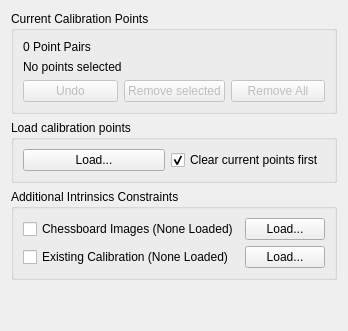
      <widget class="QWidget" name="points_tab">
       <property name="layoutDirection">
        <enum>Qt::LeftToRight</enum>
       </property>
       <attribute name="title">
        <string>Calibration Points</string>
       </attribute>
       <layout class="QGridLayout" name="gridLayout_11">
        <item row="5" column="0">
         <spacer name="verticalSpacer_3">
          <property name="orientation">
           <enum>Qt::Vertical</enum>
          </property>
          <property name="sizeHint" stdset="0">
           <size>
            <width>20</width>
            <height>40</height>
           </size>
          </property>
         </spacer>
        </item>
        <item row="1" column="0" alignment="Qt::AlignTop">
         <widget class="QGroupBox" name="pointpairs_section">
          <property name="sizePolicy">
           <sizepolicy hsizetype="Preferred" vsizetype="Fixed">
            <horstretch>0</horstretch>
            <verstretch>0</verstretch>
           </sizepolicy>
          </property>
          <property name="title">
           <string>Load calibration points</string>
          </property>
          <layout class="QGridLayout" name="gridLayout_10">
           <item row="1" column="1">
            <widget class="QCheckBox" name="pointpairs_clear_before_load">
             <property name="text">
              <string>Clear current points first</string>
             </property>
             <property name="checked">
              <bool>true</bool>
             </property>
            </widget>
           </item>
           <item row="1" column="0">
            <widget class="QPushButton" name="load_pointpairs_button">
             <property name="enabled">
              <bool>true</bool>
             </property>
             <property name="maximumSize">
              <size>
               <width>150</width>
               <height>16777215</height>
              </size>
             </property>
             <property name="text">
              <string>Load...</string>
             </property>
            </widget>
           </item>
          </layout>
         </widget>
        </item>
        <item row="4" column="0">
         <widget class="QGroupBox" name="groupBox_3">
          <property name="title">
           <string>Additional Intrinsics Constraints</string>
          </property>
          <layout class="QGridLayout" name="gridLayout_14">
           <item row="2" column="1">
            <widget class="QPushButton" name="load_intrinsics_calib_button">
             <property name="text">
              <string>Load...</string>
             </property>
            </widget>
           </item>
           <item row="2" column="0">
            <widget class="QCheckBox" name="intrinsics_calib_checkbox">
             <property name="text">
              <string>Existing Calibration (None Loaded)</string>
             </property>
            </widget>
           </item>
           <item row="0" column="0">
            <widget class="QCheckBox" name="chessboard_checkbox">
             <property name="text">
              <string>Chessboard Images (None Loaded)</string>
             </property>
            </widget>
           </item>
           <item row="0" column="1">
            <widget class="QPushButton" name="load_chessboard_button">
             <property name="maximumSize">
              <size>
               <width>16777215</width>
               <height>16777215</height>
              </size>
             </property>
             <property name="text">
              <string>Load...</string>
             </property>
            </widget>
           </item>
          </layout>
         </widget>
        </item>
        <item row="0" column="0">
         <widget class="QGroupBox" name="pp_groupbox">
          <property name="sizePolicy">
           <sizepolicy hsizetype="MinimumExpanding" vsizetype="Preferred">
            <horstretch>0</horstretch>
            <verstretch>0</verstretch>
           </sizepolicy>
          </property>
          <property name="title">
           <string>Current Calibration Points</string>
          </property>
          <layout class="QGridLayout" name="gridLayout_12">
           <item row="3" column="0">
            <widget class="QPushButton" name="points_undo_button">
             <property name="enabled">
              <bool>false</bool>
             </property>
             <property name="text">
              <string>Undo</string>
             </property>
            </widget>
           </item>
           <item row="3" column="1">
            <widget class="QPushButton" name="del_pp_button">
             <property name="enabled">
              <bool>false</bool>
             </property>
             <property name="sizePolicy">
              <sizepolicy hsizetype="Minimum" vsizetype="Fixed">
               <horstretch>0</horstretch>
               <verstretch>0</verstretch>
              </sizepolicy>
             </property>
             <property name="maximumSize">
              <size>
               <width>16777215</width>
               <height>16777215</height>
              </size>
             </property>
             <property name="text">
              <string>Remove selected</string>
             </property>
            </widget>
           </item>
           <item row="3" column="2">
            <widget class="QPushButton" name="clear_points_button">
             <property name="enabled">
              <bool>false</bool>
             </property>
             <property name="text">
              <string>Remove All</string>
             </property>
            </widget>
           </item>
           <item row="2" column="0" colspan="3">
            <widget class="QLabel" name="point_info_text">
             <property name="sizePolicy">
              <sizepolicy hsizetype="Expanding" vsizetype="Preferred">
               <horstretch>0</horstretch>
               <verstretch>0</verstretch>
              </sizepolicy>
             </property>
             <property name="text">
              <string>No points selected</string>
             </property>
            </widget>
           </item>
           <item row="0" column="0" colspan="3">
            <widget class="QLabel" name="n_pointpairs_text">
             <property name="sizePolicy">
              <sizepolicy hsizetype="MinimumExpanding" vsizetype="Preferred">
               <horstretch>0</horstretch>
               <verstretch>0</verstretch>
              </sizepolicy>
             </property>
             <property name="text">
              <string>0 Point Pairs</string>
             </property>
            </widget>
           </item>
          </layout>
         </widget>
        </item>
       </layout>
      </widget>
